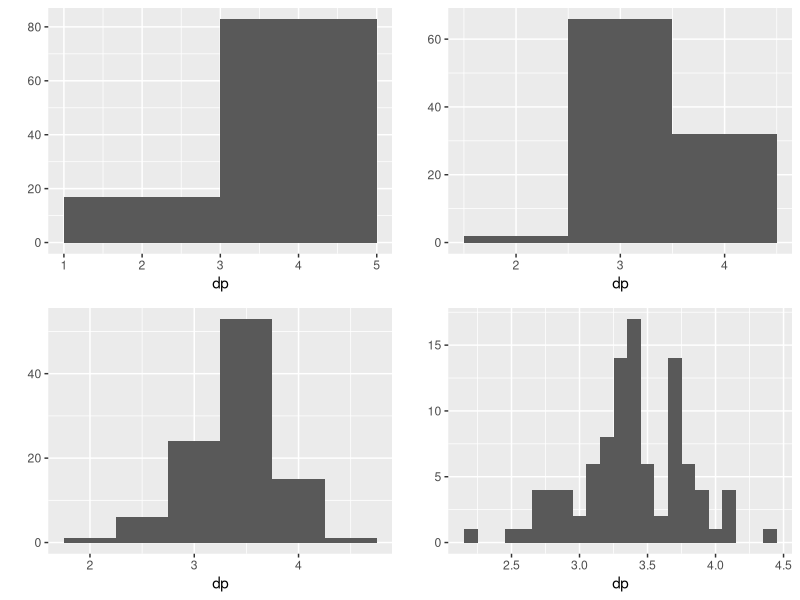
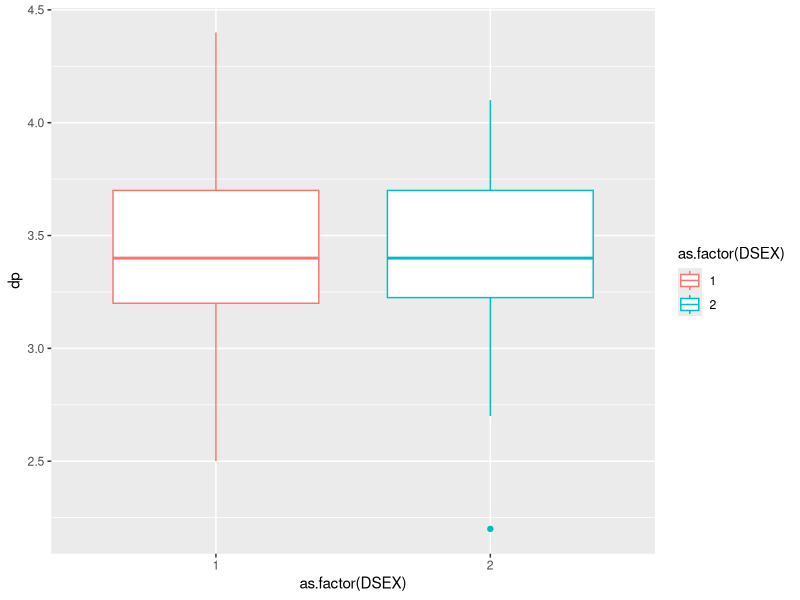
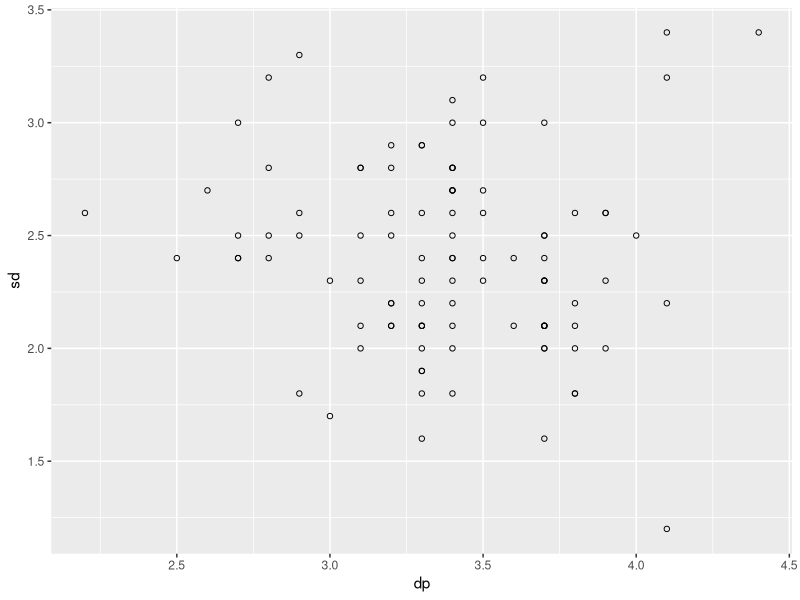
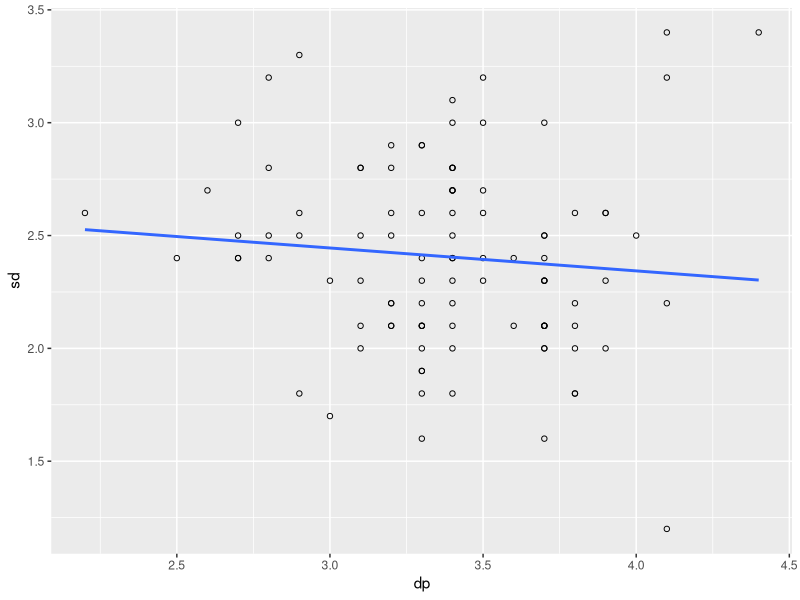
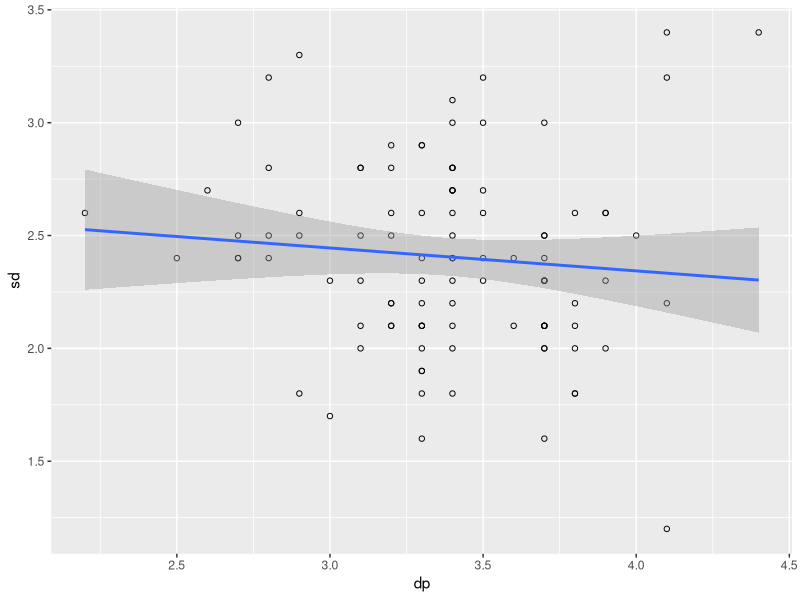
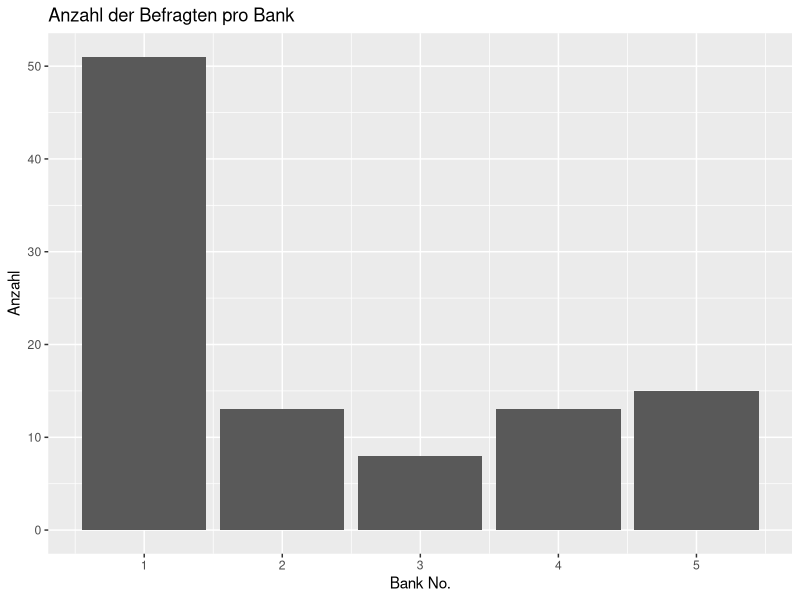
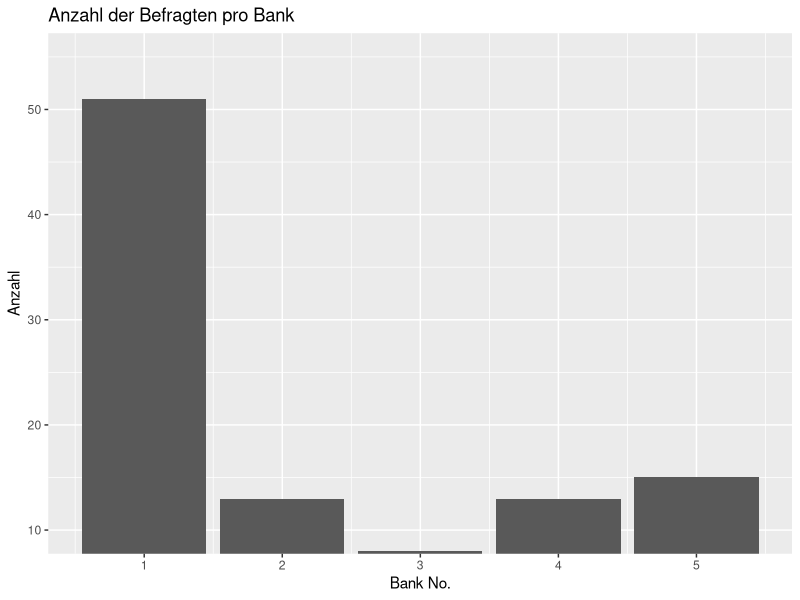

Write the R code that produced these figures, in order.
## ---- chunk 1
fro <- read.csv2(file = "Data//Froehlich et al 2014 Daten 100.csv")
library(ggplot2)

fro <- fro[order(names(fro))]

fro$dp <- rowMeans(x = fro[13:22], na.rm = T)
fro$sd <- rowMeans(x = fro[23:32], na.rm = T)
## ---- chunk 2
library(gridExtra)

p1 <- qplot(dp, data = fro, geom = "histogram", binwidth = 2)
p2 <- qplot(dp, data = fro, geom = "histogram", binwidth = 1)
p3 <- qplot(dp, data = fro, geom = "histogram", binwidth = 0.5)
p4 <- qplot(dp, data = fro, geom = "histogram", binwidth = 0.1)

grid.arrange(p1, p2, p3, p4, nrow=2, ncol=2)
## ---- chunk 3
ggplot(fro, aes(x= as.factor(DSEX), y = dp, color = as.factor(DSEX))) +
  geom_boxplot()
## ---- chunk 4
p <- ggplot(fro, aes(x = dp, y = sd)) +
  geom_point(shape = 1)
p
## ---- chunk 5
p +   geom_smooth(method = "lm", se = F)
## ---- chunk 6
p +   geom_smooth(method = "lm")
## ---- chunk 7
p <- ggplot(fro, aes(x = DBAN)) +
  geom_bar() +
  ggtitle("Anzahl der Befragten pro Bank") +
  labs(y="Anzahl", x = "Bank No.")
p
## ---- chunk 8
p + coord_cartesian(ylim = c(10, 55)) 
